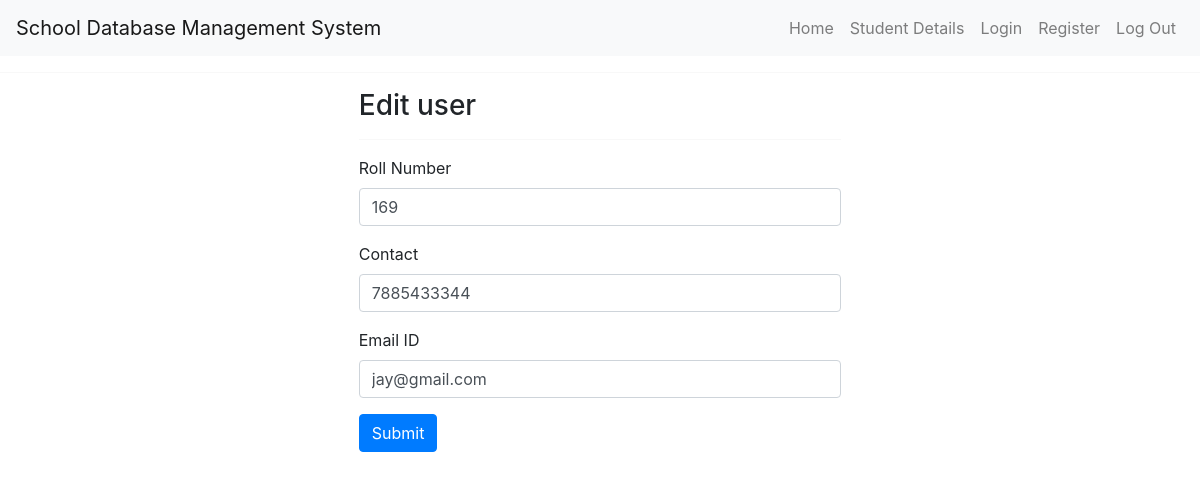
Page /edit_user/169 on the committed database.
### tables this page shows
CREATE TABLE "student" (
	"Rollno"	INTEGER NOT NULL UNIQUE,
	"Name"	REAL NOT NULL,
	"Contact"	NUMERIC NOT NULL UNIQUE,
	"emailID"	TEXT NOT NULL,
	PRIMARY KEY("Rollno")
);

### main.py (the view, shortened to what this page needs)
@app.route("/edit_user/<string:rollno>", methods=['POST', 'GET'])
def edit_user(rollno):
    con = sql.connect("users.db")
    con.row_factory = sql.Row
    cur = con.cursor()
    cur.execute("SELECT * FROM student WHERE Rollno=?", (rollno,))
    data = cur.fetchone()
    return render_template("edit_user.html", datas=data)

### templates/edit_user.html (shortened to what this page needs)
<!doctype html>
<html lang="en">
<head>
    <link href="https://cdn.jsdelivr.net/npm/bootstrap@5.3.0/dist/css/bootstrap.min.css" rel="stylesheet"
>
  <link rel="stylesheet" href="https://stackpath.bootstrapcdn.com/bootstrap/4.5.2/css/bootstrap.min.css">
</head>
<body>
  <nav class="navbar navbar-expand-lg navbar-light bg-light">
    <a class="navbar-brand" href="/">School Database Management System</a>
    <div class="collapse navbar-collapse">
      <ul class="navbar-nav ml-auto">
        <li class="nav-item">
          <a class="nav-link" href="{{ url_for('home') }}">Home</a>
        </li>
        <li class="nav-item">
          <a class="nav-link" href="{{ url_for('index') }}">Student Details</a>
        </li>
        {% if not logged_in: %}
        <li class="nav-item">
          <a class="nav-link" href="{{ url_for('login') }}">Login</a>
        </li>
        <li class="nav-item">
          <a class="nav-link" href="{{ url_for('register') }}">Register</a>
        </li>
        {% endif %}
        <li class="nav-item">
          <a class="nav-link" href="{{ url_for('login') }}">Log Out</a>
        </li>
      </ul>
    </div>
  </nav>
  <hr>
<div class='row'>
    <div class='col-5 mx-auto'>
        <h3>Edit user</h3>
        <hr>
        <form method='post' action='{{ url_for("edit_user", rollno=datas.Rollno) }}'>
            <div class='form-group'>
                <label>Roll Number</label>
                <input type='number' name='Rollno' required class='form-control' value='{{ datas.Rollno }}'>
            </div>
            <div class='form-group'>
                <label>Contact</label>
                <input type='number' name='Contact' required class='form-control' value='{{ datas.Contact }}'>
            </div>
            <div class='form-group'>
                <label>Email ID</label>
                <input type='email' name='emailID' required class='form-control' value='{{ datas.emailID }}'>
            </div>
            <input type='submit' value='Submit' class='btn btn-primary'>
        </form>
    </div>
</div>
</body>
</html>

### rows in the picture
student: Rollno "169", Contact "7885433344", emailID "jay@gmail.com"
